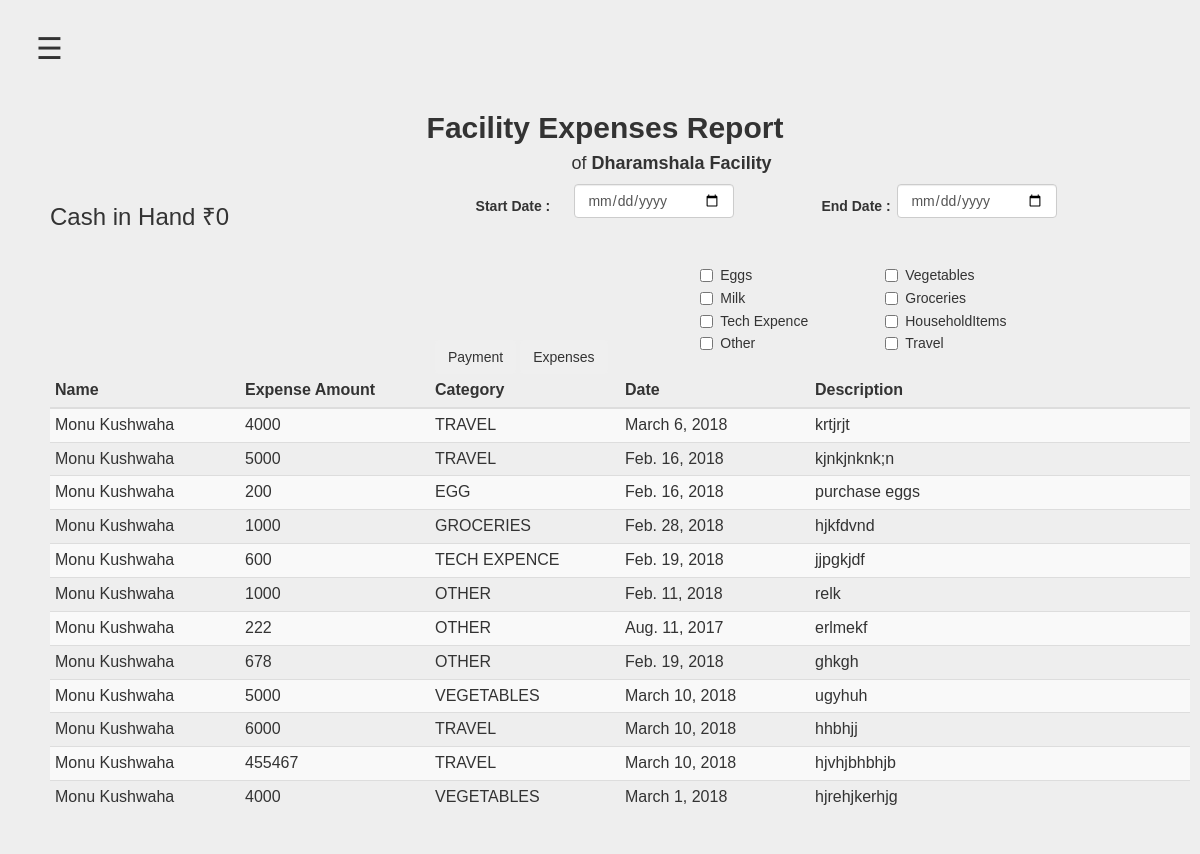
/facilityreport/1 (signed in), run on an earlier commit of the app's database.
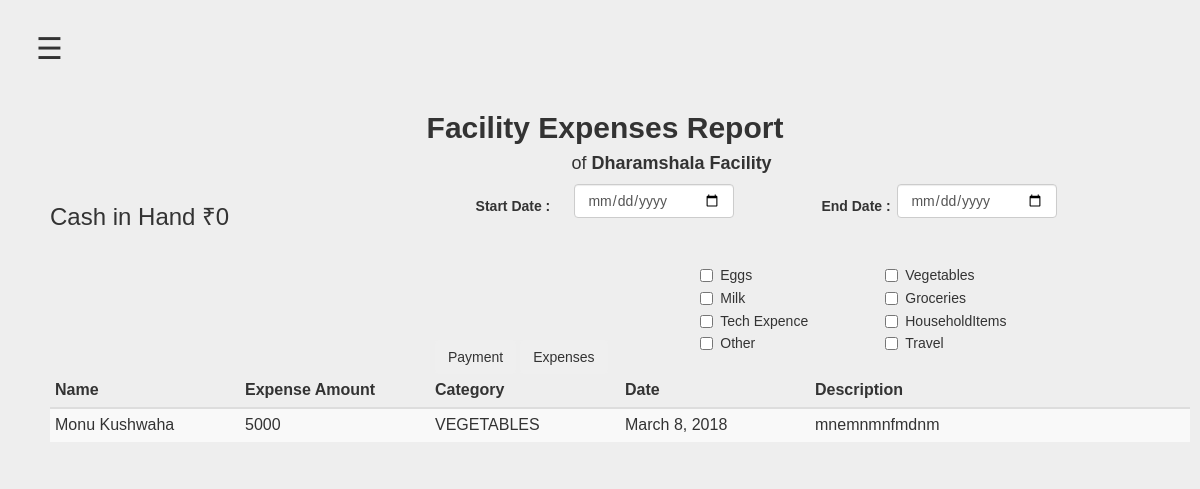
And on a later commit of the database.
### HisaabApp/models.py (models this page shows, shortened)
class CashEntry(models.Model):
    CATEGORY =(('TRAVEL','Travel Expense'),('GROCERIES','Groceries'),('VEGETABLES','Vegetables'), ('HOUSEHOLD','HouseholdItems'),('EGG','Egg'),('MILK','Milk & Bread'),('TECH EXPENCE','Tech Expenses'),('OTHER','Other'))
    created_date = models.DateField(default = timezone.now)
    fellow = models.ForeignKey(NgUser, related_name='cash_entry', related_query_name = 'cash_entry')
    facility=models.ForeignKey(Facility, blank=True, null = True)
    expense_amount = models.IntegerField(blank=True, null=True)
    payment_amount = models.IntegerField(blank=True, null=True)
    category = models.CharField(max_length=25, choices= CATEGORY, blank=True, null = True)
    is_personal_expense = models.BooleanField(default=False)
    is_facility_expense = models.BooleanField(default=False)
    is_pay_forward = models.BooleanField(default=False)
    is_payment_to_ng = models.BooleanField(default=False)
    bank_screenshot = models.ImageField(upload_to=bankScreenshot, blank=True, null=True)
    fellow_payment_screenshot = models.ImageField(upload_to=fellowScreenshot, blank=True, null=True)
    bill_image = models.ImageField(upload_to=billImage,blank=True, null = True)
    description = models.TextField(blank=True, null= True)

class NgUser(models.Model):
    ROLES = (('ADMIN','admin'),('FELLOW','fellow'))
    user_type= models.CharField(choices=ROLES,max_length=6,default='FELLOW',blank=False)
    user = models.OneToOneField(User,unique=True, related_query_name = 'nguser', on_delete=models.CASCADE)
    created_date = models.DateField(auto_now_add=True)
    upi_id = models.CharField(max_length=40, blank= True, null=True)
    facility= models.ForeignKey(Facility,blank=True, null=True, )
    def __str__(self):
        return self.user.first_name + " " + self.user.last_name
    def is_fellow(self):
        return self.user_type == 'FELLOW'

### HisaabApp/views.py (the view, shortened to what this page needs)
# urls.py: url(r'^facilityreport/(?P<pk>\d+)$', views.facilityreport, name= 'facilityreport'),
@login_required
def facilityreport(request, pk):
    facility = get_object_or_404(Facility,pk=pk)
    payment = False
    data = CashEntry.objects.all().filter(facility__id=pk)
    return render(request, 'facilityreport.html',{'facility':facility,'entries': data,'payment':payment})

### HisaabApp/templates/facilityreport.html (shortened to what this page needs)
{% extends 'base.html' %}
{% block content %}
<div class="container ">
<div class="main-container">
    <div class="col-md-12 col-sm-12">
         <center>
          <h2>
            <b>Facility Expenses Report </b>
          </h2>
          <h4 style="margin-left: 12%; margin-top:0px;">of
            <b>{{ facility.name }} Facility</b>
          </h4>
        </center>
    </div>
<div class="div-container">
    <div class="col-md-4">
      <h3>Cash in Hand ₹{{ facility.cash_in_hand }}</h3>
    </div>
    <form method="POST" action="{% url 'facilityreport' pk=facility.pk %}">
      <div class="col-md-2 start-date">
        <h5><strong>Start Date :</strong></h5>
      </div>
      <div class="col-md-2">
          <div id="start-date" class="form-group">
            <input class="form-control" id="date" name="start_date" placeholder="MM/DD/YYYY" type="date"/>
          </div>
      </div>
      <div class="col-md-2 end-date">
        <h5><strong>End Date :</strong></h5>
      </div>
      <div class="col-md-2">
          <div id="end-date" class="form-group">
            <input class="form-control" id="date" name="end_date" placeholder="MM/DD/YYYY" type="date"/>
          </div>
      </div>
    </div>
  </div>
  <div class="col-md-12">
    <div class="col-md-4 col-sm-4 "></div>
    <div class="col-md-3 col-sm-4 margin-top border">
        <button id="btnbottom" type="submit" name="payment" class="btn">Payment</button>
        <button id="btnbottom" type="submit" name="expense" class="btn">Expenses</button>
    </div>
      <div class="col-md-2 col-sm-2 Checkbox1">
        <div class="Checkbox">
            <input type="checkbox" name="categories" value="EGGS"> Eggs
        </div>
        <div class="Checkbox">
            <input type="checkbox" name="categories" value="MILK"> Milk
        </div>
        <div class="Checkbox">
            <input type="checkbox" name="categories" value="TECH EXPENCE"> Tech Expence
        </div>
        <div class="Checkbox">
            <input type="checkbox" name="categories" value="OTHER"> Other
        </div>
      </div>
      <div class="col-md-2 col-sm-2 Checkbox1">
        <div class="Checkbox">
          <input type="checkbox" name="categories" value="VEGETABLES"> Vegetables
        </div>
        <div class="Checkbox">
          <input type="checkbox" name="categories" value="GROCERIES"> Groceries
        </div>
        <div class="Checkbox">
          <input type="checkbox" name="categories" value="HOUSEHOLD"> HouseholdItems
        </div>
        <div class="Checkbox">
          <input type="checkbox" name="categories" value="TRAVEL"> Travel
        </div>
      </div>
</div>
<div class="container">
  <div class="row">
    <div class="col-xs-12 col-md-12">
      <div class="table-responsive">
        <table class="table table-condensed table-striped" id="complainttable" >
          {% if not payment %}
           <thead>
               <tr>
                   <th class="col-sm-2 col-md-2">Name</th>
                   <th class="col-sm-2 col-md-2">Expense Amount</th>
                   <th class="col-sm-2 col-md-2">Category</th>
                   <th class="col-sm-2 col-md-2">Date</th>
                   <th class="col-sm-4 col-md-4">Description</th>
               </tr>
           </thead>
           <tbody>
            {% if entries %}
               {% for entry in entries %}
                   <tr>
                       <td>{{ entry.fellow }}</td>
                       <td>{{ entry.expense_amount }}</td>
                       <td>{{ entry.category }}</td>
                       <td>{{ entry.created_date }}</td>
                       <td>{{ entry.description }}</td>
                   </tr>
               {% endfor %}
             {% else %}
                <p>No Result found buddy!</p>
             {% endif %}
           </tbody>
       {% endif %}
        </table>
      </div>
    </div>
  </div>
</div>
</div>
{% endblock %}

What changed in the data, as far as the page shows it:
removed CashEntry: fellow "Monu Kushwaha", expense_amount "4000", category "TRAVEL", created_date "March 6, 2018", description "krtjrjt"
removed CashEntry: fellow "Monu Kushwaha", expense_amount "5000", category "TRAVEL", created_date "Feb. 16, 2018", description "kjnkjnknk;n"
removed CashEntry: fellow "Monu Kushwaha", expense_amount "200", category "EGG", created_date "Feb. 16, 2018", description "purchase eggs"
removed CashEntry: fellow "Monu Kushwaha", expense_amount "1000", category "GROCERIES", created_date "Feb. 28, 2018", description "hjkfdvnd"
removed CashEntry: fellow "Monu Kushwaha", expense_amount "600", category "TECH EXPENCE", created_date "Feb. 19, 2018", description "jjpgkjdf"
removed CashEntry: fellow "Monu Kushwaha", expense_amount "1000", category "OTHER", created_date "Feb. 11, 2018", description "relk"
removed CashEntry: fellow "Monu Kushwaha", expense_amount "222", category "OTHER", created_date "Aug. 11, 2017", description "erlmekf"
removed CashEntry: fellow "Monu Kushwaha", expense_amount "678", category "OTHER", created_date "Feb. 19, 2018", description "ghkgh"
removed CashEntry: fellow "Monu Kushwaha", expense_amount "5000", category "VEGETABLES", created_date "March 10, 2018", description "ugyhuh"
removed CashEntry: fellow "Monu Kushwaha", expense_amount "6000", category "TRAVEL", created_date "March 10, 2018", description "hhbhjj"
removed CashEntry: fellow "Monu Kushwaha", expense_amount "455467", category "TRAVEL", created_date "March 10, 2018", description "hjvhjbhbhjb"
removed CashEntry: fellow "Monu Kushwaha", expense_amount "4000", category "VEGETABLES", created_date "March 1, 2018", description "hjrehjkerhjg"
added CashEntry: fellow "Monu Kushwaha", expense_amount "5000", category "VEGETABLES", created_date "March 8, 2018", description "mnemnmnfmdnm"
